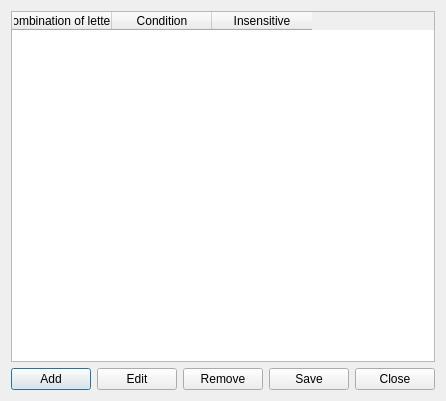
<?xml version="1.0" encoding="UTF-8"?>
<ui version="4.0">
 <class>RulesChange</class>
 <widget class="QDialog" name="RulesChange">
  <property name="geometry">
   <rect>
    <x>0</x>
    <y>0</y>
    <width>373</width>
    <height>401</height>
   </rect>
  </property>
  <property name="windowTitle">
   <string>Rules change...</string>
  </property>
  <layout class="QVBoxLayout" name="verticalLayout">
   <item>
    <widget class="QTableWidget" name="listWords">
     <column>
      <property name="text">
       <string>Combination of letters</string>
      </property>
     </column>
     <column>
      <property name="text">
       <string>Condition</string>
      </property>
     </column>
     <column>
      <property name="text">
       <string>Insensitive</string>
      </property>
     </column>
    </widget>
   </item>
   <item>
    <layout class="QHBoxLayout" name="horizontalLayout">
     <item>
      <widget class="QPushButton" name="cmdAdd">
       <property name="text">
        <string>Add</string>
       </property>
      </widget>
     </item>
     <item>
      <widget class="QPushButton" name="cmdEdit">
       <property name="text">
        <string>Edit</string>
       </property>
      </widget>
     </item>
     <item>
      <widget class="QPushButton" name="cmdRemove">
       <property name="text">
        <string>Remove</string>
       </property>
      </widget>
     </item>
     <item>
      <widget class="QPushButton" name="cmdSave">
       <property name="text">
        <string>Save</string>
       </property>
      </widget>
     </item>
     <item>
      <widget class="QPushButton" name="cmdClose">
       <property name="text">
        <string>Close</string>
       </property>
      </widget>
     </item>
    </layout>
   </item>
  </layout>
 </widget>
 <resources/>
 <connections/>
</ui>
